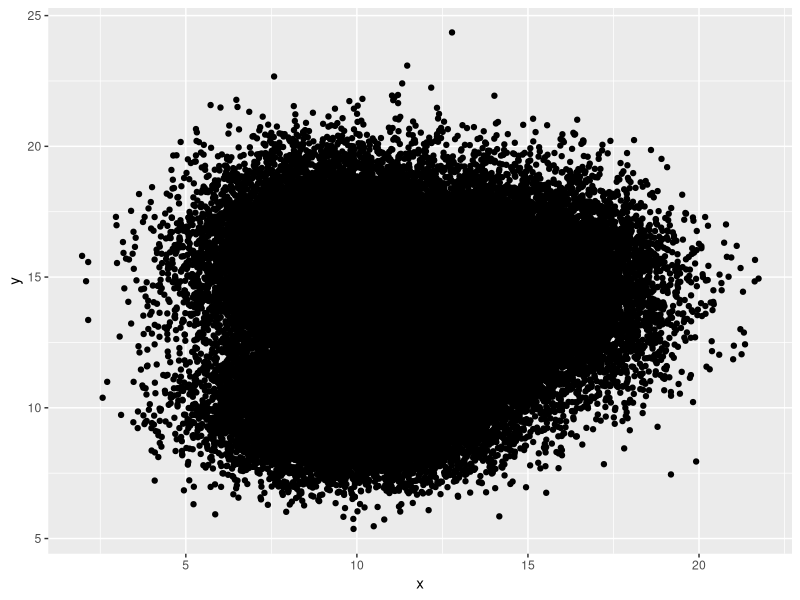
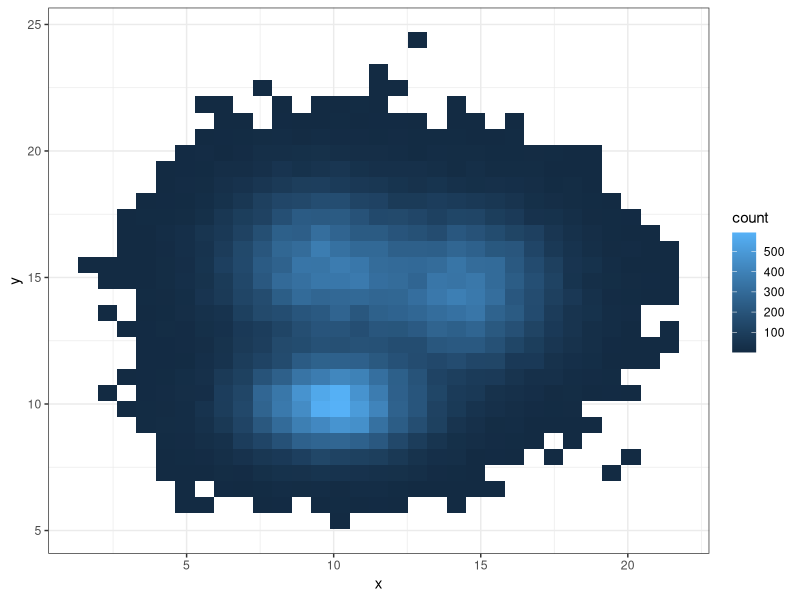
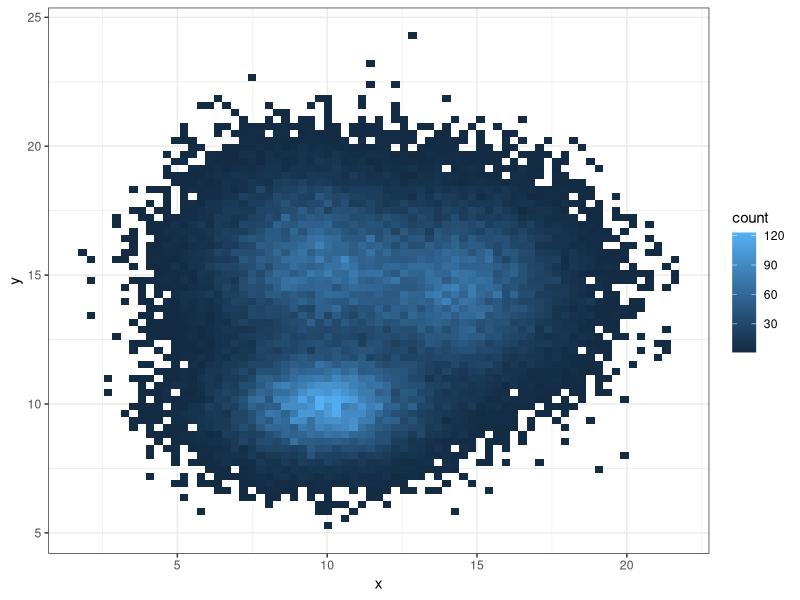
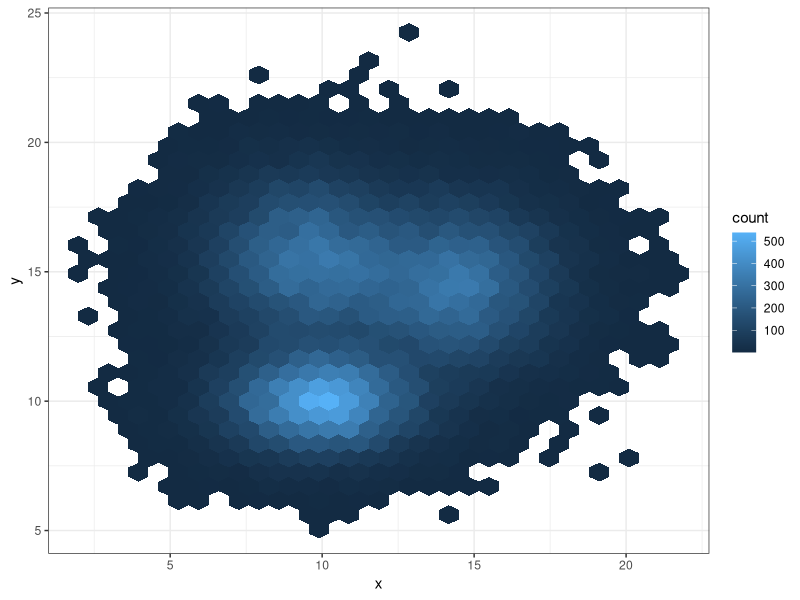
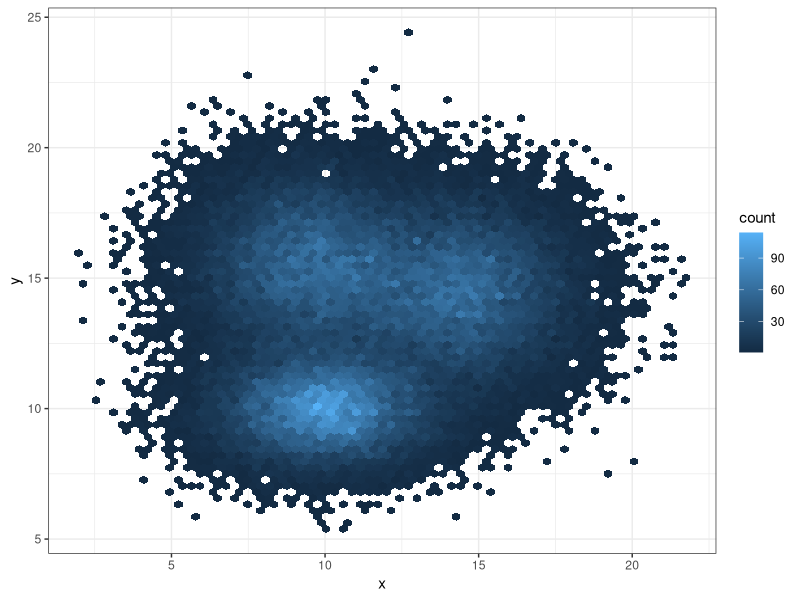
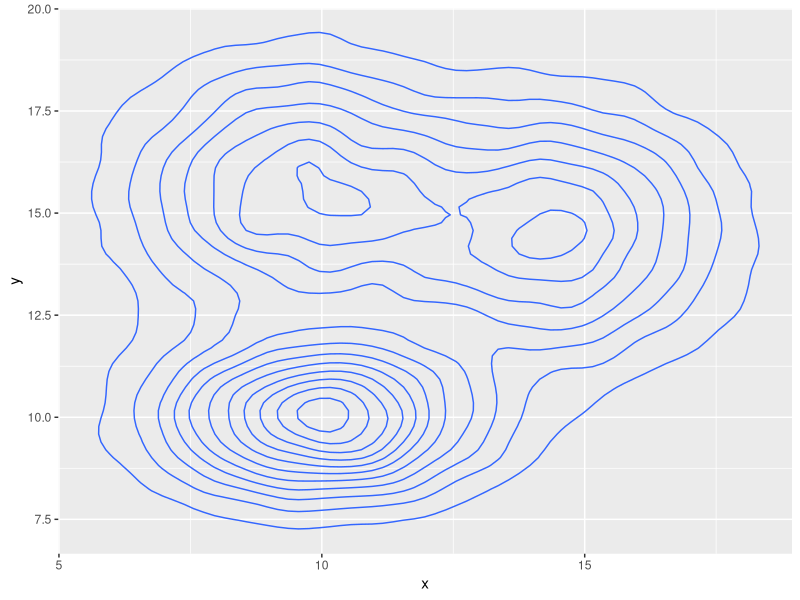
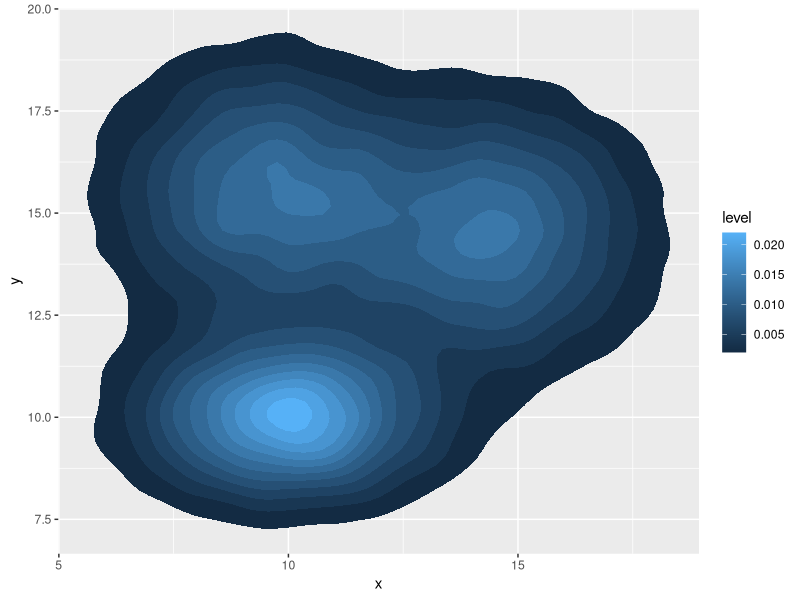
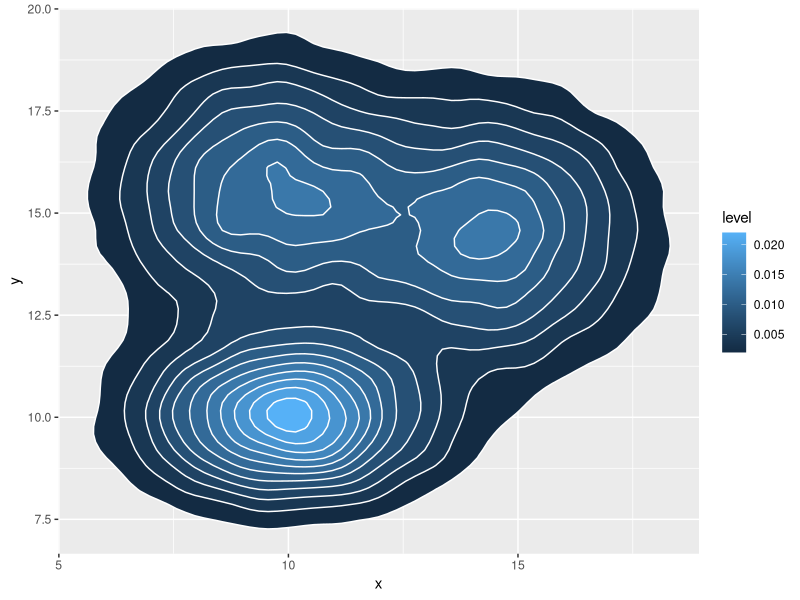

Here is the R script that generated these plots, in order:
#instructions
# https://www.r-graph-gallery.com/2d-density-plot-with-ggplot2/


install.packages("tidyverse")

# Library
library(tidyverse)
library(RColorBrewer)
library(lattice)
library(ggplot2)

# Data
a <- data.frame( x=rnorm(20000, 10, 1.9), y=rnorm(20000, 10, 1.2) )
b <- data.frame( x=rnorm(20000, 14.5, 1.9), y=rnorm(20000, 14.5, 1.9) )
c <- data.frame( x=rnorm(20000, 9.5, 1.9), y=rnorm(20000, 15.5, 1.9) )
data <- rbind(a,b,c)


# Basic scatterplot
ggplot(data, aes(x=x, y=y) ) +
  geom_point()

ggplot(data, aes(x=x, y=y) ) +
  geom_bin2d() +
  theme_bw()

# Number of bins in each direction?
ggplot(data, aes(x=x, y=y) ) +
  geom_bin2d(bins = 70) +
  theme_bw()

ggplot(data, aes(x=x, y=y) ) +
  geom_hex() +
  theme_bw()

# Number of bins in each direction?
ggplot(data, aes(x=x, y=y) ) +
  geom_hex(bins = 70) +
  theme_bw()

# Show the contour only
ggplot(data, aes(x=x, y=y) ) +
  geom_density_2d()

# Show the area only
ggplot(data, aes(x=x, y=y) ) +
  stat_density_2d(aes(fill = ..level..), geom = "polygon")

# Area + contour
ggplot(data, aes(x=x, y=y) ) +
  stat_density_2d(aes(fill = ..level..), geom = "polygon", colour="white")

# Using raster
ggplot(data, aes(x=x, y=y) ) +
  stat_density_2d(aes(fill = ..density..), geom = "raster", contour = FALSE) +
  scale_x_continuous(expand = c(0, 0)) +
  scale_y_continuous(expand = c(0, 0)) +
  theme(
    legend.position='none'
  )

# Call the palette with a number
ggplot(data, aes(x=x, y=y) ) +
  stat_density_2d(aes(fill = ..density..), geom = "raster", contour = FALSE) +
  scale_fill_distiller(palette=4, direction=-1) +
  scale_x_continuous(expand = c(0, 0)) +
  scale_y_continuous(expand = c(0, 0)) +
  theme(
    legend.position='none'
  )

# The direction argument allows to reverse the palette
ggplot(data, aes(x=x, y=y) ) +
  stat_density_2d(aes(fill = ..density..), geom = "raster", contour = FALSE) +
  scale_fill_distiller(palette=4, direction=1) +
  scale_x_continuous(expand = c(0, 0)) +
  scale_y_continuous(expand = c(0, 0)) +
  theme(
    legend.position='none'
  )

# You can also call the palette using a name.
ggplot(data, aes(x=x, y=y) ) +
  stat_density_2d(aes(fill = ..density..), geom = "raster", contour = FALSE) +
  scale_fill_distiller(palette= "Spectral", direction=1) +
  scale_x_continuous(expand = c(0, 0)) +
  scale_y_continuous(expand = c(0, 0)) +
  theme(
    legend.position='none'
  )

